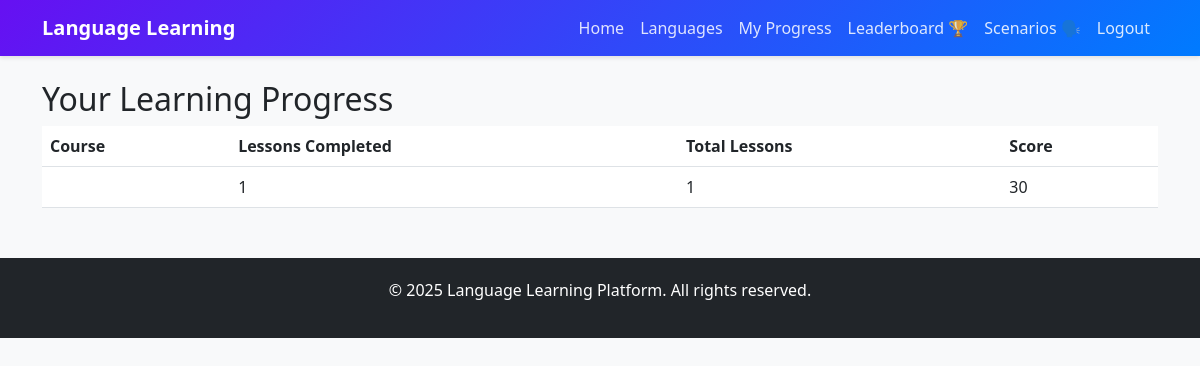
/profile/ (signed in), run on the app's committed database.
### courses/models.py (models this page shows, shortened)
class Course(models.Model):
    LEVEL_CHOICES = [
        ('beginner', 'Beginner'),
        ('intermediate', 'Intermediate'),
        ('advanced', 'Advanced'),
    ]
    title = models.CharField(max_length=100)
    description = models.TextField()
    language = models.ForeignKey(Language, on_delete=models.CASCADE, related_name='courses')
    level = models.CharField(max_length=20, choices=LEVEL_CHOICES, default='beginner')
    image = models.ImageField(upload_to='course_images/', blank=True, null=True)
    created_at = models.DateTimeField(auto_now_add=True)
    updated_at = models.DateTimeField(auto_now=True)

### courses/views.py (the view)
# urls.py: path('profile/', views.user_profile, name='user_profile'),
@login_required
def user_profile(request):
    progress_list = UserProgress.objects.filter(user=request.user)
    courses_progress = {}
    total_score = 0
    completed_lessons = 0
    for progress in progress_list:
        course_id = progress.lesson.course.id
        if course_id not in courses_progress:
            courses_progress[course_id] = {
                'course': progress.lesson.course,
                'lessons_completed': 0,
                'total_lessons': progress.lesson.course.lessons.count(),
                'score': 0
            }
        if progress.completed:
            courses_progress[course_id]['lessons_completed'] += 1
            completed_lessons += 1
        courses_progress[course_id]['score'] += progress.score
        total_score += progress.score
    return render(request, 'courses/user_profile.html', {
        'courses_progress': courses_progress.values(),
        'total_score': total_score,
        'completed_lessons': completed_lessons
    })

### courses/templates/courses/user_profile.html
{% extends "base.html" %}
{% block content %}
<h2>Your Learning Progress</h2>
{% if courses_progress %}
    <table class="table">
        <thead>
            <tr>
                <th>Course</th>
                <th>Lessons Completed</th>
                <th>Total Lessons</th>
                <th>Score</th>
            </tr>
        </thead>
        <tbody>
            {% for progress in courses_progress %}
                <tr>
                    <td>{{ progress.course.name }}</td>
                    <td>{{ progress.lessons_completed }}</td>
                    <td>{{ progress.total_lessons }}</td>
                    <td>{{ progress.score }}</td>
                </tr>
            {% endfor %}
        </tbody>
    </table>
{% else %}
    <p>You haven't started any lessons yet. Start learning now!</p>
{% endif %}
{% endblock %}

### courses/templates/base.html (style rules this page uses)
body { background-color: #f8f9fa; font-family: 'Segoe UI', Tahoma, Geneva, Verdana, sans-serif; }

### data on the page
Course: lessons_completed "1", total_lessons "1", score "30"
